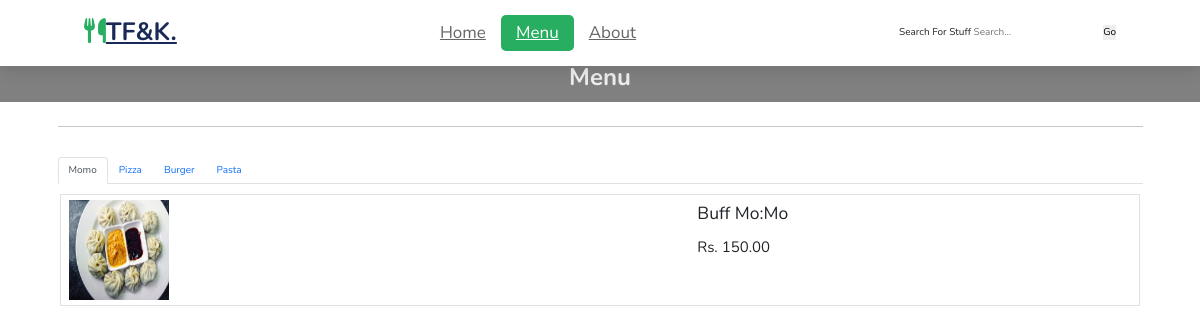
Before: /food with the older database file.
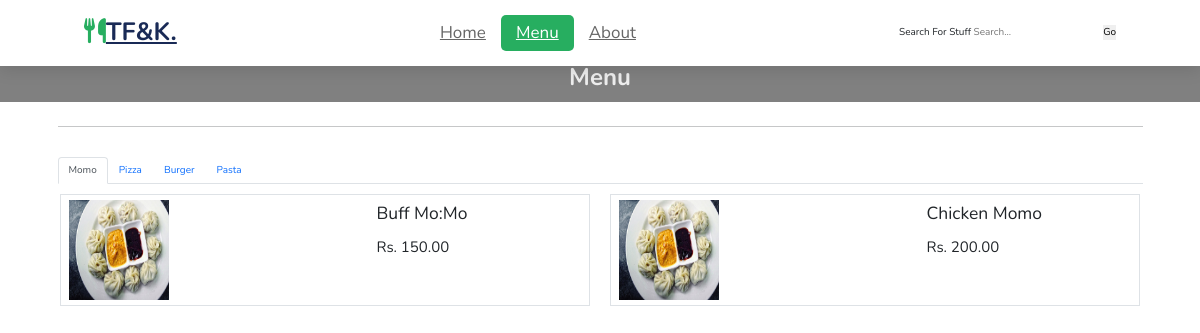
After: the same page with the newer database file.
### ForkAndKnife/models.py (models this page shows, shortened)
class Menu(models.Model):
    menu_item_id = models.AutoField;
    name = models.CharField(max_length=100)
    desctription = models.CharField(max_length=250)
    price = models.DecimalField(max_digits=6, decimal_places=2)
    item_image = models.ImageField(upload_to='media')
    category_id = models.ForeignKey(Category, on_delete=models.CASCADE)
    sub_category_id = models.ForeignKey(SubCategory, on_delete=models.CASCADE)

### ForkAndKnife/views.py (the view)
# urls.py: path('food', views.menuFoodList, name="menuFoodPage"),
def menuFoodList(request):
    obj = SubCategory.objects.all()
    menus = Menu.objects.all()
    return render(request, "ForkAndKnife/menuFood.html", {'objj': obj , 'menuss': menus})

### ForkAndKnife/templates/ForkAndKnife/menuFood.html (shortened to what this page needs)
{%load static %}
<!doctype html>
<html lang="en">
<head>
  <link href="https://cdn.jsdelivr.net/npm/bootstrap@5.0.2/dist/css/bootstrap.min.css" rel="stylesheet">
  <link href="https://cdn.jsdelivr.net/npm/bootstrap@5.2.0/dist/css/bootstrap.min.css" rel="stylesheet"
>
  <link rel="stylesheet" href="https://cdnjs.cloudflare.com/ajax/libs/font-awesome/6.1.1/css/all.min.css">
  <link rel="stylesheet" href="https://cdn.jsdelivr.net/npm/swiper@9/swiper-bundle.min.css"/>
  <link rel="stylesheet" href="{% static 'css/index.css' %}">
  <link rel="stylesheet" href="{% static 'css/menu.css' %}">
</head>
<body>
  <header>
    {% if user.is_authenticated %}
    <a href="{% url 'homePage' %}" class="logo"><i class="fa-solid fa-utensils"></i>TF&K.</a>
    {%else%}
    <a href="{% url 'indexPage' %}" class="logo"><i class="fa-solid fa-utensils"></i>TF&K.</a>
    {%endif%}
    <nav class="navbar">
      <a href="{% url 'indexPage'%}">home</a>
      <a href="{% url 'menuPage'%}" class="active">menu</a>
      <a href="{% url 'aboutPage'%}">about</a>
    </nav>
    <div class="icons">
      <form onsubmit="event.preventDefault();" role="search" class="d-inline">
        <label for="search">Search for stuff</label>
        <input id="search" type="search" placeholder="Search..." autofocus required />
        <button type="submit">Go</button>
      </form>
    </div>
  </header>
  <div class="subko-heading"><h3>Menu</h3> </div>
        <div class="container">
            <hr class="mb-5">
            <ul class="nav nav-tabs" id="myTab" role="tablist">
  <li class="nav-item" role="presentation">
    <button class="nav-link active" id="home-tab" data-bs-toggle="tab" data-bs-target="#home" type="button" role="tab" aria-controls="home" aria-selected="true">Momo</button>
  </li>
  <li class="nav-item" role="presentation">
    <button class="nav-link" id="profile-tab" data-bs-toggle="tab" data-bs-target="#profile" type="button" role="tab" aria-controls="profile" aria-selected="false">Pizza</button>
  </li>
  <li class="nav-item" role="presentation">
    <button class="nav-link" id="contact-tab" data-bs-toggle="tab" data-bs-target="#contact" type="button" role="tab" aria-controls="contact" aria-selected="false">Burger</button>
  </li>
  <li class="nav-item" role="presentation">
    <button class="nav-link" id="cdrinks-tab" data-bs-toggle="tab" data-bs-target="#cdrinks" type="button" role="tab" aria-controls="cdrinks" aria-selected="false">Pasta</button>
  </li>
</ul>
<div class="tab-content" id="myTabContent">
  <div class="tab-pane fade show active" id="home" role="tabpanel" aria-labelledby="home-tab">
    <div class="row">
      {%for food in menuss %}
      {%if food.sub_category_id_id == 1 %}
      <div class="col border m-3"><div class="row py-2 ">
          <div class="col-7"><a href="{% url 'orderPage' id=food.id %}"><img src="{{ food.item_image.url }}" width="100px" height="100px" alt="momo"></a></div>
          <div class="col">
              <p class="fs-3">{{ food.name}}</p>
              <p class="fs-4">Rs. {{ food.price}}</p>
          </div>
      </div>
  </div>
  {%endif%}
  {%endfor%}
  </div>
  </div>
</div>
        </div>
</body>
</html>

Changed rows visible on the page:
added Menu: item_image (picture), name "Chicken Momo", price "200.00"
